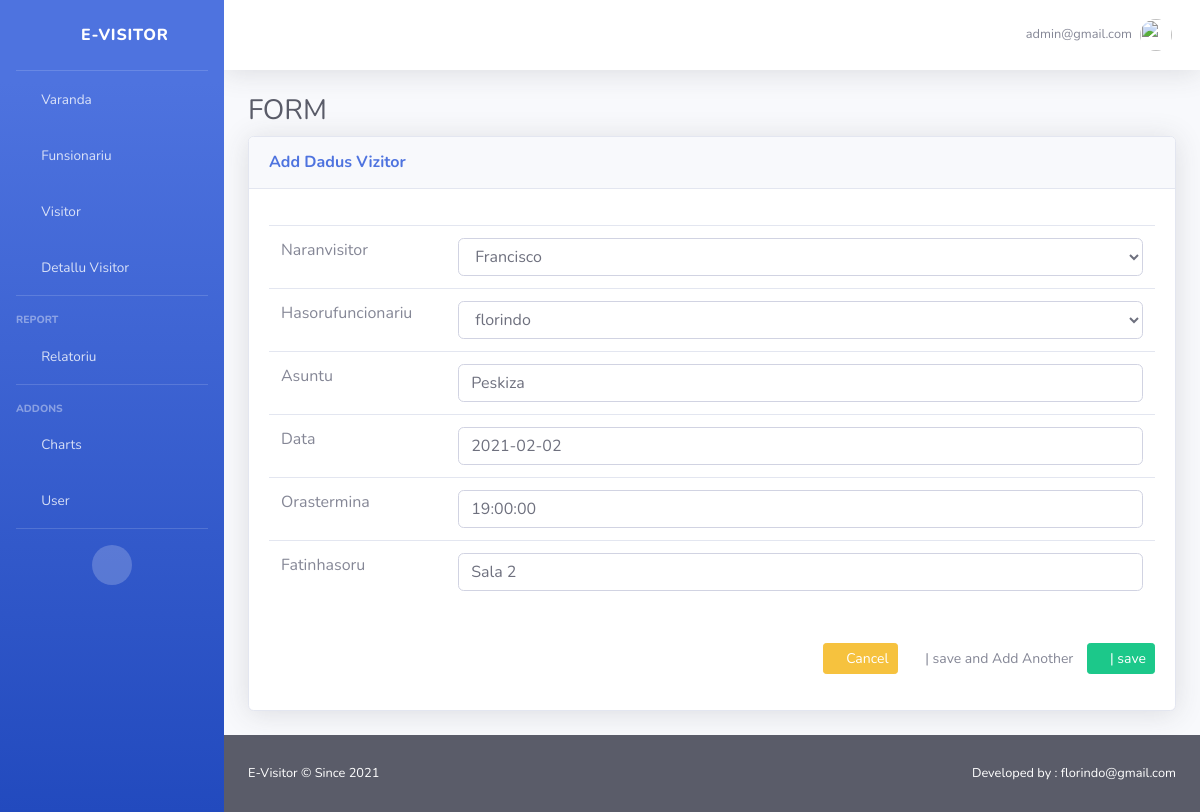
The page /update_det_visitor/1 (signed in) on the database its author committed.
### user/models.py (models this page shows)
class User(AbstractUser):
	is_visitor = models.BooleanField(default=False)
	is_recepcionist = models.BooleanField(default=False)
	is_funsionariu = models.BooleanField(default=False)

### admin1/models.py (models this page shows, shortened)
class DetailVisitor(models.Model):
	naranvisitor = models.ForeignKey(Visitor,on_delete=models.CASCADE)
	hasorufuncionariu = models.ForeignKey(Funcionariu,on_delete=models.CASCADE)
	asuntu = models.CharField(max_length=200,null=True)
	data = models.DateField(null=True)
	orashahu = models.TimeField(auto_now_add=True)
	orastermina = models.TimeField(auto_now_add=False)
	fatinhasoru = models.CharField(max_length=200,null=True)

### admin1/views.py (the view)
# urls.py: path('update_det_visitor/<str:id>', updatedetvisitor, name="update_det_visitor"),
@login_required
def updatedetvisitor(request, id):
	detvisitor= DetailVisitor.objects.get(id=id)
	form = DetailVisitorForm(instance=detvisitor)
	if request.method == 'POST':
		form = DetailVisitorForm(request.POST, instance=detvisitor)
		if form.is_valid():
			form.save()
			return redirect('detailvisitor')
	data = {
		'form':form,
		'title':"Formulariu Update Detail Visitor",
	}
	return render(request, 'adddetailvisitor.html',data)

### admin1/forms.py
class DetailVisitorForm(forms.ModelForm):
	class Meta:
		model = DetailVisitor
		fields = '__all__'

### admin1/models.py (called while the page is built)
	def __str__(self):
		return self.naran

	def __str__(self):
		return self.naran

### admin1/templates/adddetailvisitor.html (shortened to what this page needs)
{% extends 'main/base.html' %}
{% load static %}
{% load widget_tweaks %}
{% block content %}
                <div class="container-fluid">
                    <h1 class="h3 mb-2 text-gray-800">FORM</h1>
                   <div class="card shadow mb-4">
                        <div class="card-header py-3">
                            <h6 class="m-0 font-weight-bold text-primary">Add Dadus Vizitor</h6>
                        </div>
                        <div class="card-body">
                            <form method="POST" action="" novalidate>
                                <table class="table table-hover">
                                {% for field in form %}
                                    <tr>
                                        <div class="form-group">
                                            <td width="20%"><label for="{{ field.id_for_label }}">{{field.label}}</label></td>
                                            <td width="80%">{{field|add_class:'form-control'}}</td>
                                        </div>
                                    </tr>
                                {% endfor %}
                                </table>
                                <br>
                                <div class="form-group text-right">
                                    <button class="btn btn-sm btn-warning" onclick=self.history.back()>
                                        <span class="fa fa-angle-left"></span> Cancel
                                    </button>
                                    <button type="submit" name="save_and_add_another" class="btn btn-sm btn-default">
                                        <span class="fa fa-save"></span> | save and Add Another
                                    </button>
                                    <button type="submit" name="save" class="btn btn-sm btn-success">
                                        <span class="fa fa-save"></span> | save
                                    </button>
                                </div>
                            </form>
                        </div>
                    </div>
                </div>
{% endblock %}

### admin1/templates/main/topbar.html (shortened to what this page needs)
{% load static %}
<nav class="navbar navbar-expand navbar-light bg-white topbar mb-4 static-top shadow">
                    <ul class="navbar-nav ml-auto">
                        <li class="nav-item dropdown no-arrow">
                            <a class="nav-link dropdown-toggle" href="#" id="userDropdown" role="button"
                                data-toggle="dropdown" aria-haspopup="true" aria-expanded="false">
                                <span class="mr-2 d-none d-lg-inline text-gray-600 small">{{request.user.email}}</span>
                                <img class="img-profile rounded-circle"
                                    src=" {% static 'img/undraw_profile.svg' %}">
                            </a>
                        </li>
                    </ul>
                </nav>

### rows shown on the page
User: user.email "admin@gmail.com"
DetailVisitor: form "Francisco" "florindo" "Peskiza" "2021-02-02" "19:00:00" "Sala 2"

### other values the page prints
{{ field.label }} "Naranvisitor" "Hasorufuncionariu" "Asuntu" "Data" "Orastermina" "Fatinhasoru"
